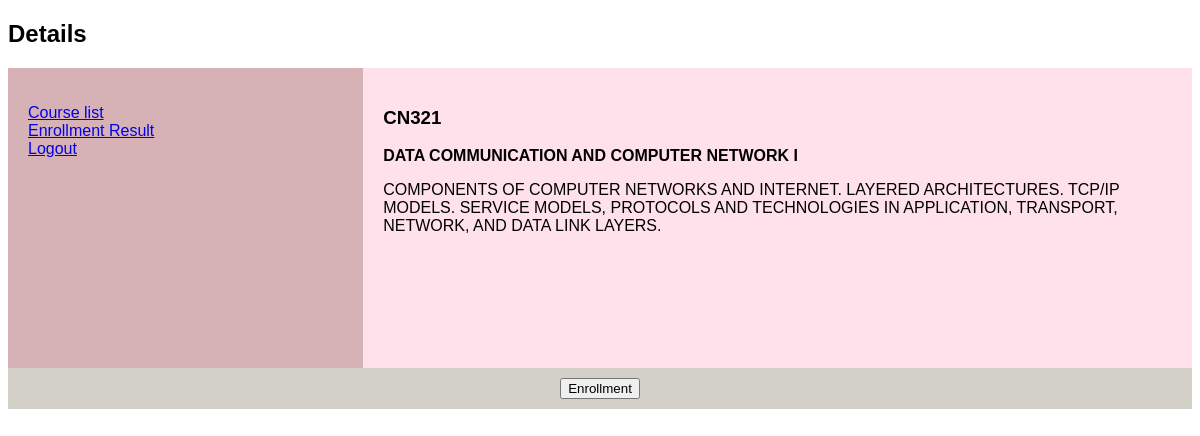
Page /course/detail/4 (signed in) on the committed database.
### course/models.py (models this page shows, shortened)
class Course(models.Model):
    course = models.CharField(max_length=64)
    course_code = models.CharField(max_length=64)
    seat_quota = models.IntegerField()
    detail = models.CharField(max_length=500)
    semester = models.CharField(max_length=100)
    status = models.BooleanField()

### course/views.py (the view)
# urls.py: path('detail/<int:course_id>', views.detail, name='detail'),
def detail(request, course_id):
    course = Course.objects.get(pk=course_id)
    user = User.objects.get(pk=request.user.id)
    check = Enroll.objects.filter(user=user, course=course).first()
    return render(request, 'course/register.html', {
        'course': course,
        'enrolled': check is not None
    })

### course/templates/course/register.html (shortened to what this page needs)
{% block body %}
<!DOCTYPE html>
<html lang="en">
<head>
  <h2>Details</h2>
<body>
<section>
  <nav>
    <ul>
      <li><a href="{% url 'course:index'%}">Course list</a></li>
      <li><a href="{% url 'course:enrollresult'%}">Enrollment Result</a></li>
      <li><a href="{% url 'login'%}">Logout</a></li>
    </ul>
  </nav>
  <article>
    <h1>{{course.course_code}}</h1>
    <p style="font-weight: bold;">{{course.course}}</p>
    <p>{{course.detail}}</p>
  </article>
</section>
<footer>
  {% if enrolled %}
  <form method="post" action="{% url 'course:withdraw' course.id %}">
    {% csrf_token %}
    <input type='hidden' value="{{course.id}}" name="courseID">
    <input type="submit" value="Withdraw">
  </form>
  {% else %}
  {% if course.status%}
  <form method="post" action="{% url 'course:enroll' course.id %}">
    <button id="submit" type="submit">Enrollment</button>
  </form>
  {% else %}
  <form method="post" action="{% url 'course:enroll' course.id %}">
    {% csrf_token %}
    <input type='hidden' value="{{course.id}}" name="courseID">
    <button id="submit" type="submit" disabled>Enrollment</button>
  </form>
  {% endif %}
  {% endif %}
</footer>
</body>
</html>
{% endblock %}

### course/templates/course/register.html (style rules this page uses)
* { box-sizing: border-box; font-family:Verdana, Geneva, Tahoma, sans-serif; }
nav { float: left; width: 30%; height: 300px; background: rgb(214, 178, 182); padding: 20px; }
nav ul { list-style-type: none; padding: 0; }
article { float: left; padding: 20px; width: 70%; background-color: #ffe1ec; height: 300px; }
section::after { content: ""; display: table; clear: both; }
footer { background-color: rgb(211, 208, 199); padding: 10px; text-align: center; color: white; }

### rows in the picture
Course: course_code "CN321", course "DATA COMMUNICATION AND COMPUTER NETWORK I", detail "COMPONENTS OF COMPUTER NETWORKS AND INTERNET. LAYERED ARCHITECTURES. TCP/IP MODELS. SERVICE MODELS, PROTOCOLS AND TECHNOLOGIES IN APPLICATION, TRANSPORT, NETWORK, AND DATA LINK LAYERS."
